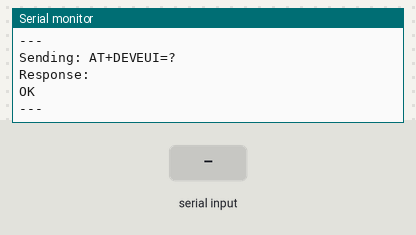
Simulated run of this sketch. Board: ESP32. Parts: the last lines printed to the serial monitor. Inputs (shaded band) come from the test bench. The modem accepts every AT command (registered, SIM ready, sends succeed) and sends nothing else.

Above: at 5.2 s.
5.3 s: "1" received over Serial
At 6.9 s:
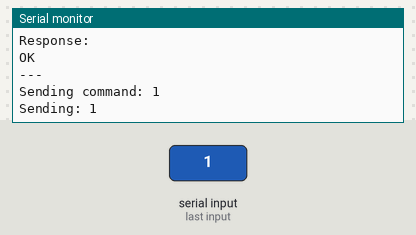
7.8 s: "1" received over the second serial link
At 9.2 s:
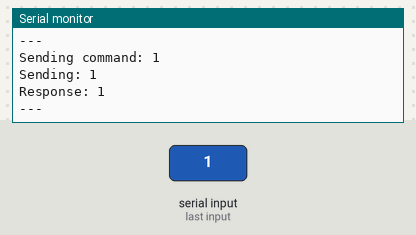
9.3 s: "0" received over the second serial link
At 11.0 s:
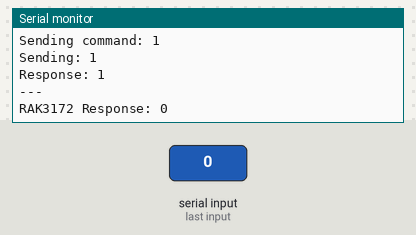
11.8 s: "0" received over Serial
At 14.3 s:
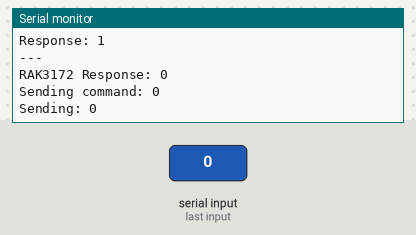

The sketch:

LORA_SEND_AT_FIRST.ino
```cpp
/*
 * ESP32 to RAK3172 AT Command Communication
 * This code demonstrates how to send AT commands from ESP32 to RAK3172
 */

//UART pins for RAK3172
#define RAK_TX_PIN 17  // ESP32 pin connected to RAK3172 RX
#define RAK_RX_PIN 16  // ESP32 pin connected to RAK3172 TX

// Create a HardwareSerial object for RAK3172
HardwareSerial RAK3172(2); //creates a serial port object on UART2

void setup() {
  Serial.begin(115200);
  Serial.println("ESP32 to RAK3172 AT Command Interface");


  RAK3172.begin(9600, SERIAL_8N1, RAK_RX_PIN, RAK_TX_PIN);// Initialize RAK3172 serial communication
  //SERIAL_8N1 means: 8 data bits, No parity, 1 stop bit (standard UART

  delay(1000);

  // Test basic communication
  Serial.println("Testing RAK3172 connection...");
  sendATCommand("AT", 2000);
  sendATCommand("AT+VER=?", 2000);  // Get device information
  sendATCommand("AT+DEVEUI=?", 2000);  // Get device EUI
}


void loop() {
  // Check for incoming data from RAK3172
  if (RAK3172.available()) {
    String response = RAK3172.readString();
    Serial.print("RAK3172 Response: ");
    Serial.println(response);
  }

  // Check for commands from Serial Monitor
  if (Serial.available()) {
    String command = Serial.readString();
    command.trim(); // Remove whitespace

    Serial.println("Sending command: " + command);
    sendATCommand(command, 3000);
  }

  // Example: Send periodic commands
  static unsigned long lastCommand = 0;
  if (millis() - lastCommand > 30000) { // Every 30 seconds
    sendATCommand("AT+RSSI=?", 2000); // Get signal strength
    lastCommand = millis();
  }
  //set_timeout cevabın gelmesi gerekn süre
  delay(100);
}

// Function to send AT command and wait for response
void sendATCommand(String command, int timeout) {
  Serial.println("Sending: " + command);

  // Clear any existing data
  while (RAK3172.available()) {
    RAK3172.read();
  }

  // Send the command
  RAK3172.println(command);

  // Wait for response
  unsigned long startTime = millis();
  String response = "";

  while (millis() - startTime < timeout) {
    if (RAK3172.available()) {
      response += RAK3172.readString();
      break;
    }
    delay(10);
  }

  if (response.length() > 0) {
    Serial.println("Response: " + response);
  } else {
    Serial.println("No response received");
  }

  Serial.println("---");
}

// Function to configure RAK3172 for LoRaWAN
void configureLoRaWAN() {
  Serial.println("Configuring RAK3172 for LoRaWAN...");

  // Set to LoRaWAN mode
  sendATCommand("AT+NWM=1", 2000);

  // Set region (adjust as needed)
  sendATCommand("AT+BAND=4", 2000); // EU868

  // Set device class
  sendATCommand("AT+CLASS=A", 2000);

  // Set join mode to OTAA
  sendATCommand("AT+NJM=1", 2000);

  // You would set your keys here:
  // sendATCommand("AT+APPEUI=your_app_eui", 2000);
  // sendATCommand("AT+APPKEY=your_app_key", 2000);

  Serial.println("Configuration complete!");
}

// Function to send LoRaWAN data
void sendLoRaWANData(String data) {
  String command = "AT+SEND=1:" + data; // Port 1
  sendATCommand(command, 5000);
}

// Common RAK3172 AT Commands you can use:
/*
Basic Commands:
- AT - Test command
- AT+VER=? - Get firmware version
- ATZ - Reset module
- AT+DEVEUI=? - Get device EUI

LoRaWAN Commands:
- AT+NWM=1 - Set LoRaWAN mode
- AT+BAND=? - Get/Set frequency band
- AT+CLASS=? - Get/Set device class
- AT+JOIN=1:0:10:8 - Join network
- AT+SEND=port:data - Send data

LoRa P2P Commands:
- AT+NWM=0 - Set LoRa P2P mode
- AT+PFREQ=? - Get/Set frequency
- AT+PSF=? - Get/Set spreading factor
- AT+PSEND=data - Send P2P data
*/
```

Measured:
- after the input at 5.3 s, the serial monitor: prints a new line after 1.0 s (image 1)
- after the input at 7.8 s, the serial monitor: prints a new line after 1.0 s (image 2)
- after the input at 9.3 s, the serial monitor: prints a new line after 1.0 s (image 3)
- after the input at 11.8 s, the serial monitor: prints a new line after 1.0 s (image 4)
